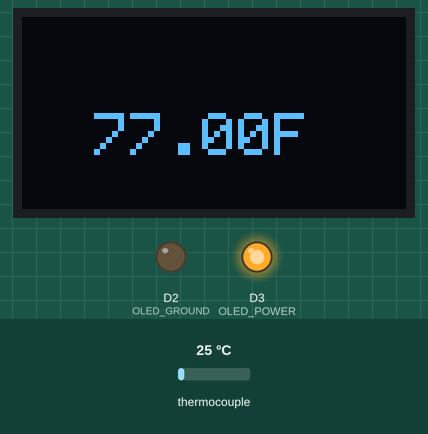
Recording of a sketch running on a simulated Particle Photon. Shown: 128×64 one-colour display, output pins drawn as LEDs (lit = HIGH). The inputs (shaded band) are chosen by the test bench; at power-on: thermocouple 25 °C. Pins used as bus, display or sensor lines are not drawn.

Above: at 2.7 s.
2.8 s: thermocouple set to 6 °C
At 4.0 s:
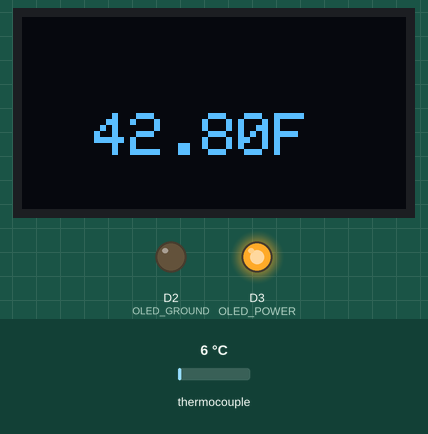
5.1 s: thermocouple set to 75 °C
At 6.2 s:
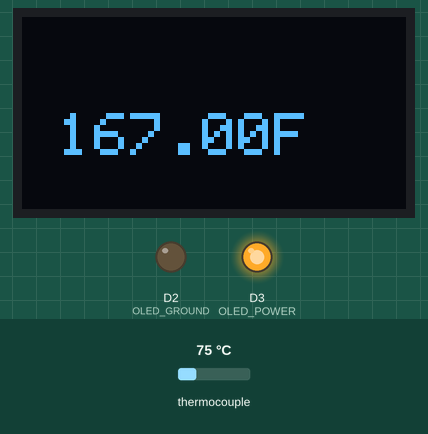
7.1 s: thermocouple set to 150 °C
At 8.5 s:
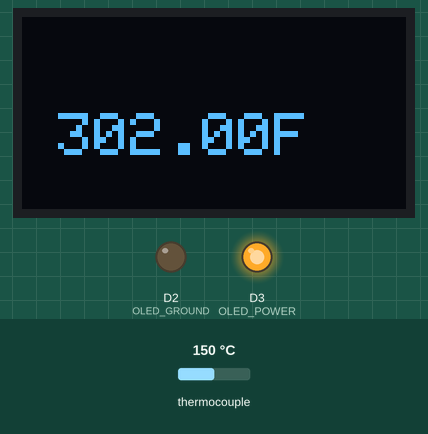
Timing chart, 0 to 10.1 s (numbered marks = the images above; inputs shaded):
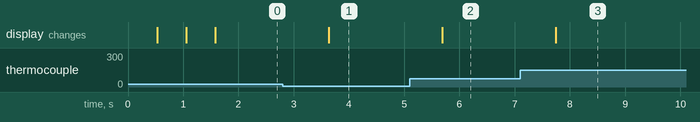

The sketch:

kilnlogger.ino
```cpp
// This #include statement was automatically added by the Particle IDE.
#include "max6675.h"

// This #include statement was automatically added by the Particle IDE.
#include <Adafruit_SSD1306.h>

#include <Particle.h>
#include <math.h>

#define thermoDO    D6
#define thermoCS    D5
#define thermoCLK   D4
#define thermoVCC   D7

#define OLED_POWER  D3
#define OLED_GROUND D2
#define OLED_SCL    D1
#define OLED_SCA    D0


MAX6675 thermocouple(thermoCLK, thermoCS, thermoDO);
Adafruit_SSD1306 display(-1);

double tempF = 0;

void setup() {
    power_setup();
    initDisplay();
    thermo_setup();

    banner(3, "Kiln\nMonitor");
    delay(500);

    Particle.variable("temperature", tempF);
} // setup()


void loop() {
    display.clearDisplay();
    display.setCursor(0,32);
    display.setTextSize(2);
    tempF = thermocouple.readFahrenheit();
    justify(7, tempF, 2);
    display.print("F");
    display.display();
    delay(1000);
} // loop()


/*************************
 *
 *  THERMOCOUPLE
 *
 *************************/

void thermo_setup() {
    pinMode(thermoVCC, OUTPUT);
    digitalWrite(thermoVCC, HIGH);
    delay(500);
}

/*************************
 *
 *  DISPLAY
 *
 *************************/


void initDisplay() {
    display_power(HIGH);
    delay(500);           // NOT a cloud delay
    display.begin();
} // initDisplay()


void power_setup() {
    pinMode(OLED_POWER, OUTPUT);
    pinMode(OLED_GROUND, OUTPUT);
    digitalWrite(OLED_GROUND, LOW);
} // powerSetup()


void display_power(bool level) {
    if (level == HIGH) {
        digitalWrite(OLED_POWER, HIGH);
        // TODO: refresh the display
    } else {
        digitalWrite(OLED_POWER, LOW);
    }
} // display_power(level)


void banner(byte size, const char * buf) {
    display.clearDisplay();
    display.setTextColor(WHITE);
    // display.setFont(COMICS_8);
    display.setTextSize(size);
    display.setCursor(0,0);
    display.print(buf);
    display.display();
    display.setCursor(0, 32);
    display.setTextSize(1);
} // banner(size, buf)


void justify(byte width, float value, byte decimals) {
  byte i;
  for (i = 0; i < decimals; i++) {
    value *= 10;
  }
  value = (int)value;
  for (i = 0; i < decimals; i++) {
    value /= 10;
  }

  // total = log10(value) + 1 + decimals
  byte spaces = 1;
  float working = value;
  if (working < 0) {
    working = working * -1;
    spaces += 1;
  }
  while (working >= 10) {
    ++spaces;
    working = working / 10;
  }

  if (decimals) {
    spaces += 1 + decimals;
  }


  if (spaces > width) {
    decimals = max(0, decimals - (spaces - width));

    if (decimals == 0) {
      spaces -= 3;
    }
  }

  for (; spaces < width; spaces ++) {
    display.print(F(" "));
  }
  display.print(value, decimals);
} // justify(width, value, decimals)
```

Measured:
- after the input at 2.8 s, the display: changes after 0.83 s (image 1)
- after the input at 5.1 s, the display: changes after 0.59 s (image 2)
- after the input at 7.1 s, the display: changes after 0.64 s (image 3)
